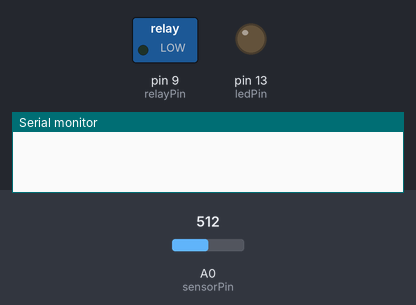
Simulated run of this sketch. Board: Arduino Uno, built with avr-gcc and run on an emulated ATmega328P. Shown: switched loads named in the sketch (green lamp = pin HIGH), output pins drawn as LEDs (lit = HIGH), the last lines printed to the serial monitor. Inputs (shaded band) come from the test bench; at power-on: A0 (sensorPin) = 512.

Above: at 1.2 s.
1.3 s: A0 (sensorPin) set to 790
2.8 s: A0 (sensorPin) set to 811
At 3.5 s:
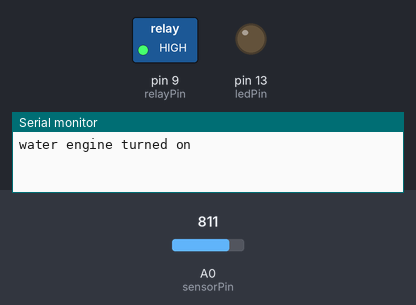
Timing chart, 0 to 5.8 s (numbered marks = the images above; inputs shaded):
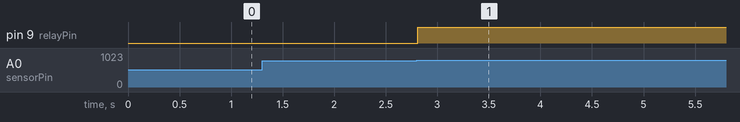

The sketch:

moisture_ether_relay.ino
```cpp
#include <EtherCard.h>
/*
  Created by Abhishek Dwivedi
  on Jan 03, 2016
  Modified and tested on May 07, 2016
  -----------------------------------
  This minimal code generates sensor node inputs samples and being used
  for IoT analytics. There is also an Android app developed to test if the
  sensor node gives the right output.

  *****************************
  Ethernet Connection:
  VCC -   3.3V
  GND -    GND
  SCK - Pin 13
  SO  - Pin 12
  SI  - Pin 11
  CS  - Pin  8

  Relay Connection:
  5V  -    5V
  GND -    GND
  IN  -    9

  Moisture Sensor Connection:
  VCC -    5V
  GND -    GND
  AO  -    A0

  *****************************
 */

int sensorPin = A0;    // select the input pin for the potentiometer
int relayPin = 9;
int ledPin = 13;      // select the pin for the LED
int sensorValue = 0;  // variable to store the value coming from the sensor
int engineOnThreshold = 800; // turn on water machine when moisture reading is above 800.
int engineOffThreshold = 500; // turn off water engine when there is anough watering done.
int scanInterval = 20; // check moisture level after every second. [1 sec = 1000 ms]

// ethernet interface mac address, must be unique on the LAN
static byte mymac[] = { 0x10,0x2A,0x3B,0x4C,0x5D,0x6E };

byte Ethernet::buffer[800];
BufferFiller bfill;
static uint32_t timer;

void setup() {
  // declare the ledPin as an OUTPUT:
  pinMode(ledPin, OUTPUT);
  pinMode(relayPin, OUTPUT);
  Serial.begin(9600);
  digitalWrite(relayPin, LOW);
  NetworkSetup();
}

// called when a ping comes in (replies to it are automatic)
static void gotPinged (byte* ptr) {
  ether.printIp(">>> ping from: ", ptr);
}

void NetworkSetup() {
 if (ether.begin(sizeof Ethernet::buffer, mymac) == 0)
    Serial.println(F("Failed to access Ethernet controller"));
  if (!ether.dhcpSetup())
    Serial.println(F("DHCP failed"));

  ether.printIp("IP:  ", ether.myip);
  ether.printIp("GW:  ", ether.gwip);

  // call this to report others pinging us
  ether.registerPingCallback(gotPinged);

  timer = -9999999; // start timing out right away
  Serial.println();
}

void loop() {
  // read the value from the sensor:
  readMoisture();
  controlMotor();
  sendInternetMessage();
  delay(scanInterval);
}

void readMoisture() {
  sensorValue = analogRead(sensorPin);
 // Serial.println(sensorValue);
}

void controlMotor() {
  if (sensorValue > engineOnThreshold) {  // turn on engine if it is soid is turning dry
    if(!digitalRead(relayPin)) {
      digitalWrite(relayPin, HIGH);
      Serial.print("water engine turned on\n");
    }
  } else if (sensorValue < engineOffThreshold) { // turn off engine if it is too moist
    if (digitalRead(relayPin)) {
      digitalWrite(relayPin, LOW);
      Serial.print("water engine turned off\n");
    }
  }
}

void sendInternetMessage() {
  word len = ether.packetReceive(); // go receive new packets
  word pos = ether.packetLoop(len); // respond to incoming pings

  if (pos)  // check if valid tcp data is received
  ether.httpServerReply(xmlRespose()); // send web page data
}

static word xmlRespose() {  //respond to the requesting guy with sensor value in xml format.
  bfill = ether.tcpOffset();
  bfill.emit_p(PSTR(
    "HTTP/1.0 200 OK\r\n"
    "Content-Type: text/xml\r\n"
    "Pragma: no-cache\r\n"
    "\r\n"
    "<?xml version=\"1.0\"?>"
    "<sensorValue>"
    "<moisture>$D</moisture>"
    "</sensorValue>"
  ),sensorValue);
  return bfill.position();
}
```

Measured:
- the behaviour switches between 800 and 801 on A0 (sensorPin) (found by bisection; images 0 and 1)
- after the input at 1.3 s, every drawn part: stays the same
- after the input at 2.8 s, pin 9 (relayPin): LOW → HIGH at once
